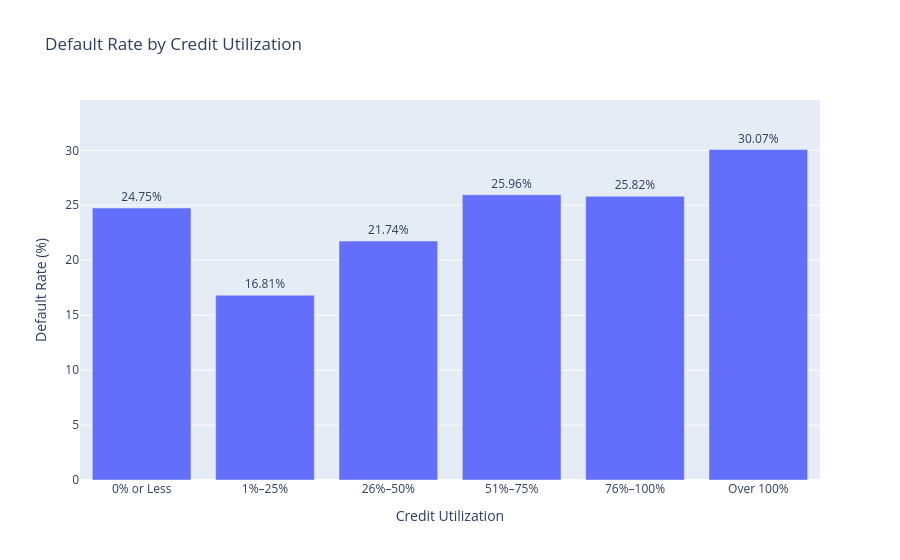

The notebook cell saved with this chart:
### Code cell
fig = px.bar(
    utilization_summary,
    x="utilization_band",
    y="default_rate_pct",
    text="default_rate_pct",
    title="Default Rate by Credit Utilization",
    labels={
        "utilization_band": "Credit Utilization",
        "default_rate_pct": "Default Rate (%)",
    },
)

fig.update_traces(
    texttemplate="%{text:.2f}%",
    textposition="outside",
)

fig.update_layout(
    yaxis_range=[
        0,
        utilization_summary["default_rate_pct"].max() * 1.15,
    ]
)

fig.show()

### Figure 1 — Plotly figure (JSON) as saved in the notebook; plotly's stock layout.template omitted (floating-point values rounded to 4 significant figures)
{"data": [{"hovertemplate": "Credit Utilization=%{x}<br>Default Rate (%)=%{text}<extra></extra>", "legendgroup": "", "marker": {"color": "#636efa", "pattern": {"shape": ""}}, "name": "", "orientation": "v", "showlegend": false, "text": [24.75, 16.81, 21.74, 25.96, 25.82, 30.07], "textposition": "outside", "texttemplate": "%{text:.2f}%", "type": "bar", "x": ["0% or Less", "1%–25%", "26%–50%", "51%–75%", "76%–100%", "Over 100%"], "xaxis": "x", "y": [24.75, 16.81, 21.74, 25.96, 25.82, 30.07], "yaxis": "y"}], "layout": {"barmode": "relative", "legend": {"tracegroupgap": 0}, "title": {"text": "Default Rate by Credit Utilization"}, "xaxis": {"anchor": "y", "domain": [0, 1], "title": {"text": "Credit Utilization"}}, "yaxis": {"anchor": "x", "domain": [0, 1], "range": [0, 34.58], "title": {"text": "Default Rate (%)"}}}}
